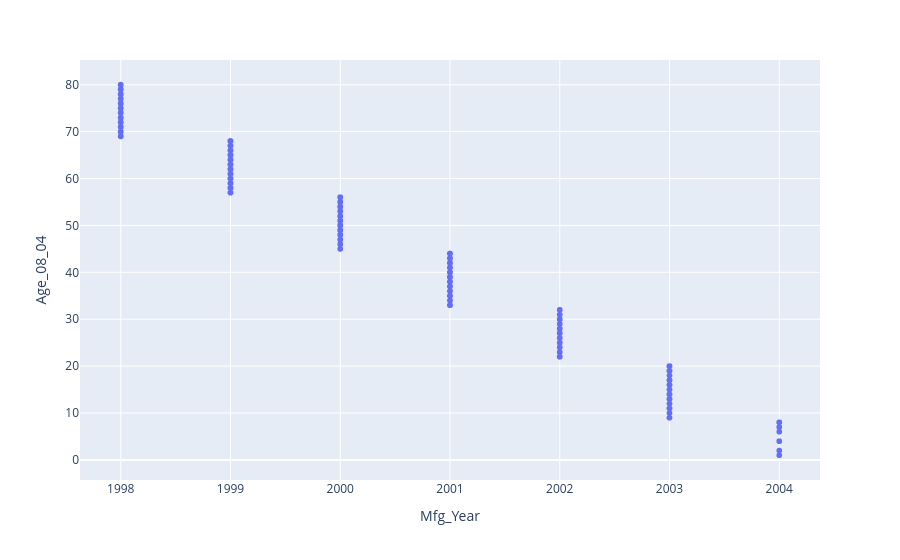

Notebook code cell kept with this figure:
### Code cell
fig = px.scatter(df, x='Mfg_Year', y='Age_08_04')
fig.show()

### Figure 1 — Plotly figure (JSON) as saved in the notebook; plotly's stock layout.template omitted (floating-point values rounded to 4 significant figures; data arrays with more than 128 entries replaced by an {"elided": "..."} marker saying what was removed)
{"data": [{"hovertemplate": "Mfg_Year=%{x}<br>Age_08_04=%{y}<extra></extra>", "legendgroup": "", "marker": {"color": "#636efa", "symbol": "circle"}, "mode": "markers", "name": "", "showlegend": false, "type": "scattergl", "x": {"elided": "1436 int values"}, "xaxis": "x", "y": {"elided": "1436 int values"}, "yaxis": "y"}], "layout": {"legend": {"tracegroupgap": 0}, "margin": {"t": 60}, "xaxis": {"anchor": "y", "domain": [0, 1], "title": {"text": "Mfg_Year"}}, "yaxis": {"anchor": "x", "domain": [0, 1], "title": {"text": "Age_08_04"}}}}
